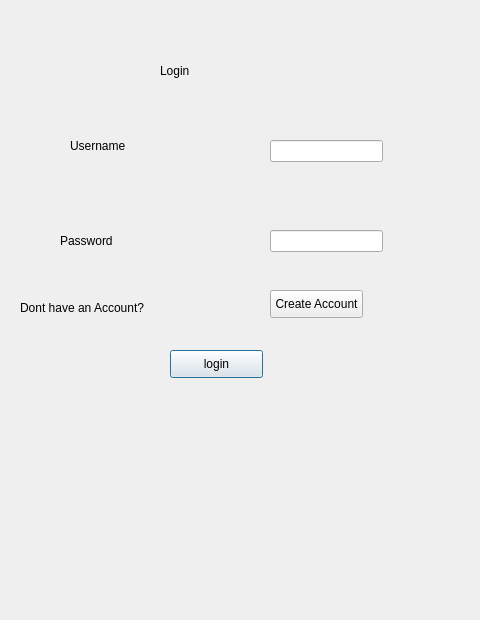
<?xml version="1.0" encoding="UTF-8"?>
<ui version="4.0">
 <class>Dialog</class>
 <widget class="QDialog" name="Dialog">
  <property name="geometry">
   <rect>
    <x>0</x>
    <y>0</y>
    <width>480</width>
    <height>620</height>
   </rect>
  </property>
  <property name="windowTitle">
   <string>Dialog</string>
  </property>
  <widget class="QLabel" name="label">
   <property name="geometry">
    <rect>
     <x>160</x>
     <y>30</y>
     <width>91</width>
     <height>81</height>
    </rect>
   </property>
   <property name="styleSheet">
    <string notr="true">font: 20pt &quot;MS Shell Dlg 2&quot;;</string>
   </property>
   <property name="text">
    <string>Login</string>
   </property>
  </widget>
  <widget class="QLabel" name="label_2">
   <property name="geometry">
    <rect>
     <x>70</x>
     <y>110</y>
     <width>101</width>
     <height>71</height>
    </rect>
   </property>
   <property name="styleSheet">
    <string notr="true">font: 12pt &quot;MS Shell Dlg 2&quot;;</string>
   </property>
   <property name="text">
    <string>Username</string>
   </property>
  </widget>
  <widget class="QLineEdit" name="email">
   <property name="geometry">
    <rect>
     <x>270</x>
     <y>140</y>
     <width>113</width>
     <height>22</height>
    </rect>
   </property>
  </widget>
  <widget class="QLabel" name="label_3">
   <property name="geometry">
    <rect>
     <x>50</x>
     <y>210</y>
     <width>101</width>
     <height>71</height>
    </rect>
   </property>
   <property name="styleSheet">
    <string notr="true">font: 75 20pt &quot;MS Shell Dlg 2&quot;;</string>
   </property>
   <property name="text">
    <string/>
   </property>
  </widget>
  <widget class="QLabel" name="label_4">
   <property name="geometry">
    <rect>
     <x>60</x>
     <y>200</y>
     <width>141</width>
     <height>81</height>
    </rect>
   </property>
   <property name="styleSheet">
    <string notr="true">font: 12pt &quot;MS Shell Dlg 2&quot;;</string>
   </property>
   <property name="text">
    <string>Password</string>
   </property>
  </widget>
  <widget class="QLineEdit" name="password">
   <property name="geometry">
    <rect>
     <x>270</x>
     <y>230</y>
     <width>113</width>
     <height>22</height>
    </rect>
   </property>
  </widget>
  <widget class="QPushButton" name="loginbutton">
   <property name="geometry">
    <rect>
     <x>170</x>
     <y>350</y>
     <width>93</width>
     <height>28</height>
    </rect>
   </property>
   <property name="text">
    <string>login</string>
   </property>
  </widget>
  <widget class="QLabel" name="label_5">
   <property name="geometry">
    <rect>
     <x>20</x>
     <y>300</y>
     <width>211</width>
     <height>16</height>
    </rect>
   </property>
   <property name="styleSheet">
    <string notr="true">font: 12pt &quot;MS Shell Dlg 2&quot;;</string>
   </property>
   <property name="text">
    <string>Dont have an Account?</string>
   </property>
  </widget>
  <widget class="QPushButton" name="createaccbutton">
   <property name="geometry">
    <rect>
     <x>270</x>
     <y>290</y>
     <width>93</width>
     <height>28</height>
    </rect>
   </property>
   <property name="text">
    <string>Create Account</string>
   </property>
  </widget>
 </widget>
 <resources/>
 <connections/>
</ui>
